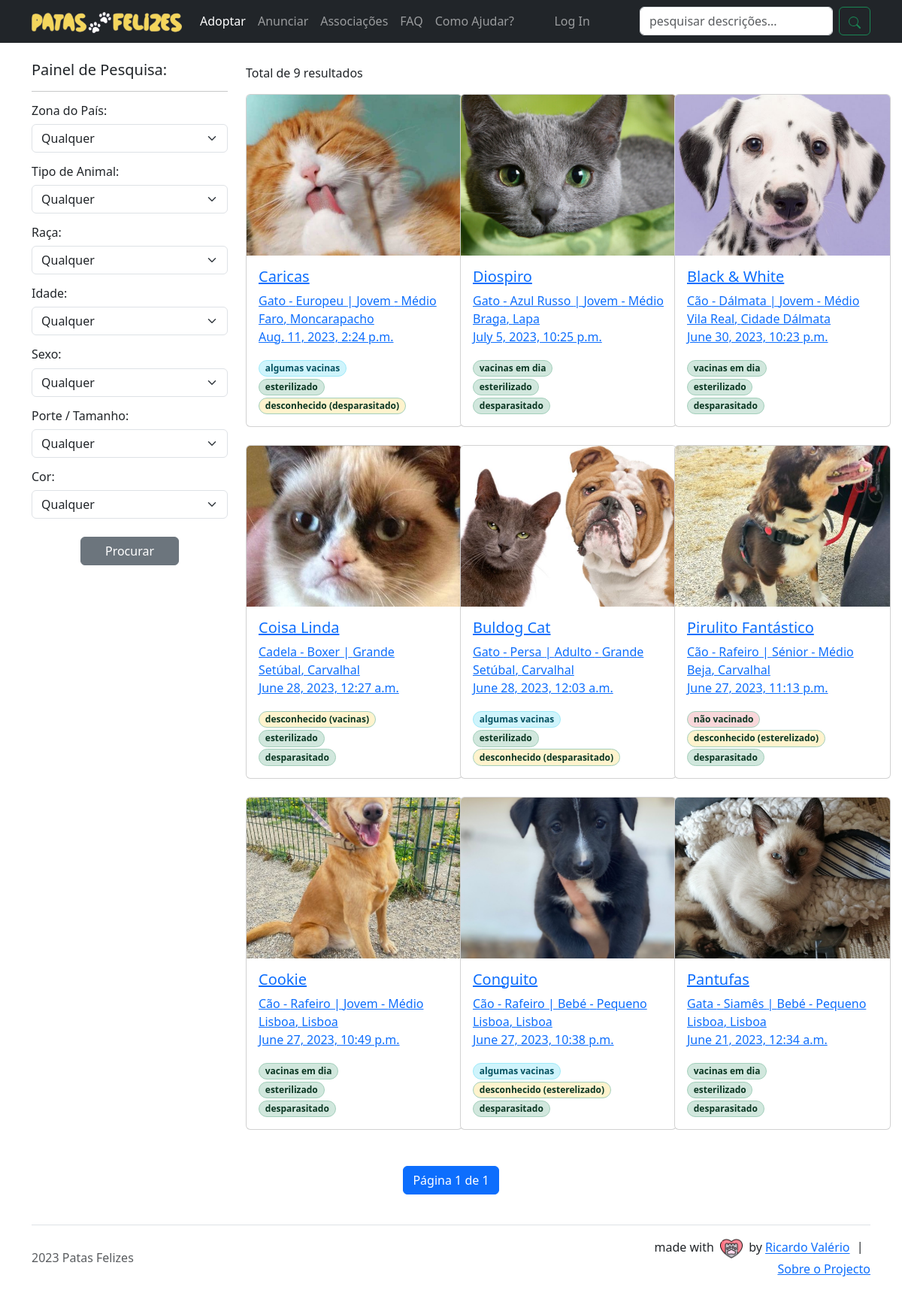
The page / on the database its author committed.
### animais_para_adocao/models.py (models this page shows, shortened)
class AnuncioAnimal(models.Model):
	nome                  = models.CharField(max_length=20)
	id_tipo_de_animal_fk  = models.ForeignKey(TipoDeAnimal, on_delete=models.CASCADE)
	id_raca_fk            = models.ForeignKey(Raca, on_delete=models.CASCADE)
	id_idade_fk           = models.ForeignKey(Idade, on_delete=models.CASCADE)
	id_porte_tamanho_fk   = models.ForeignKey(PorteTamanho, on_delete=models.CASCADE)
	id_cor_do_pelo_fk     = models.ForeignKey(CorDoPelo, on_delete=models.CASCADE)
	sexo                  = models.CharField(max_length=10, choices=[('1', "Fêmea"), ('2', "Macho")])
	imagem                = models.ImageField(upload_to='imagens/animais/', blank=False)
	descricao_do_animal   = models.TextField()
	esterilizado = models.CharField(
		max_length=10,
		choices=[
			('1', "Esterilizado"),
			('2', "Não Esterilizado"),
			('3', "Desconhecido")
		]
	)
	vacinado = models.CharField(
		max_length=10,
		choices=[
			('1', "Vacinas em Dia"),
			('2', "Algumas Vacinas"),
			('3', "Não Vacinado"),
			('4', "Desconhecido")
		]
	)
	desparasitado = models.CharField(
		max_length=10,
		choices=[
			('1', "Desparasitado"),
			('2', "Não Desparasitado"),
			('3', "Desconhecido")
		]
	)
	user 						   = models.ForeignKey(User, on_delete=models.CASCADE)
	nome_anunciante                = models.CharField(max_length=50)
	id_zona_do_pais_fk             = models.ForeignKey(ZonasDoPais, on_delete=models.CASCADE)
	localidade_anunciante          = models.CharField(max_length=20)
	contacto_telefonico_anunciante = models.CharField(max_length=9)
	email_anunciante               = models.CharField(max_length=100)
	datetime_anuncio               = models.DateTimeField(auto_now_add=True)
	anuncio_estado 				   = models.BooleanField(default=True)
	class Meta:
		verbose_name_plural = "Anúncio do Animal"

class Raca(models.Model):
	raca 			  = models.CharField(max_length=50)
	tipo_de_animal_fk = models.ForeignKey(TipoDeAnimal, on_delete=models.CASCADE)
	class Meta:
		verbose_name_plural = "Raça"

class Idade(models.Model):
	idade = models.CharField(max_length=20)
	class Meta:
		verbose_name_plural = "Idade"

class PorteTamanho(models.Model):
	porte_tamanho = models.CharField(max_length=20)
	class Meta:
		verbose_name_plural = "Porte / Tamanho"

class ZonasDoPais(models.Model):
	zona_do_pais = models.CharField(max_length=20, verbose_name="Zona do País")
	class Meta:
		verbose_name_plural = "Zona Do País"

### animais_para_adocao/views.py (the view)
# urls.py: path("", views.index, name="index"),
def index(request):
    animais = AnuncioAnimal.objects.filter(anuncio_estado=True).order_by('-datetime_anuncio')
    paginator = Paginator(animais, NUMERO_DE_ANIMAIS_NO_PAGINADOR)
    page_number = request.GET.get("page")
    animais = paginator.get_page(page_number)
    zonas_do_pais  = ZonasDoPais.objects.all()
    tipo_de_animal = TipoDeAnimal.objects.all()
    raca           = Raca.objects.all()
    idade          = Idade.objects.all()
    porte_tamanho  = PorteTamanho.objects.all()
    cor_do_pelo    = CorDoPelo.objects.all()
    context = {
        'animais'        : animais,
        'zonas_do_pais'  : zonas_do_pais,
        'tipo_de_animal' : tipo_de_animal,
        'raca'           : raca,
        'idade'          : idade,
        'porte_tamanho'  : porte_tamanho,
        'cor_do_pelo'    : cor_do_pelo,
        'request'        : request,
    }
    return render(request, "animais_para_adocao/index.html", context)

### animais_para_adocao/models.py (called while the page is built)
	def __str__(self):
		return self.tipo

### animais_para_adocao/templates/animais_para_adocao/index.html (shortened to what this page needs)
{% extends "animais_para_adocao/base.html" %}
{% load static %}
{% block content %}
<div class="container my-4">
      <div class="row">
      <div class="col-3">
      	<h5 class="mb-3 hr">Painel de Pesquisa:</h5>
      	<hr>
      <form id="filtros_form" action="/filtrar" method="GET">
      	<h6 class="mt-3">Zona do País:</h6>
      	<select id="select_zonas_do_pais" class="form-select" name="zonas_do_pais">
      	  <option value="-1">Qualquer</option>
      	</select>
      	<h6 class="mt-3">Tipo de Animal:</h6>
      	<select id="select_tipo_de_animal" class="form-select" name="tipo_de_animal">
      	  <option value="-1">Qualquer</option>
      	</select>
      	<h6 class="mt-3">Raça:</h6>
      	<select id="select_raca" class="form-select" name="raca">
      	  <option value="-1">Qualquer</option>
      	</select>
      	<h6 class="mt-3">Idade:</h6>
      	<select id="select_idade" class="form-select" name="idade">
      	  <option value="-1">Qualquer</option>
      	</select>
      	<h6 class="mt-3">Sexo:</h6>
      	<select id="select_sexo" class="form-select" name="sexo">
      	  <option value="-1">Qualquer</option>
      	</select>
      	<h6 class="mt-3">Porte / Tamanho:</h6>
      	<select id="select_porte_tamanho" class="form-select" name="porte_tamanho">
      	  <option value="-1">Qualquer</option>
      	</select>
      	<h6 class="mt-3">Cor:</h6>
      	<select id="select_cor_do_pelo" class="form-select" name="cor_do_pelo">
      	  <option value="-1">Qualquer</option>
      	</select>
      	<div class="d-grid gap-2 col-6 mx-auto mt-4">
      		<button id="button_procurar" type="submit" class="btn btn-secondary">Procurar</button>
      	</div>
      </form>
      </div>
      <div class="col-9 mt-1">
      	{% if animais|length > 0 %}
      	<p>Total de {{animais.paginator.count}} resultados</p>
      	<div class="row row-cols-1 row-cols-md-3 g-4">
      	{% for animal in animais %}
      	<div class="col">
	      <div class="card d-flex flex-wrap" style="width: 18rem;">
	      	<a href="adoptar/{{animal.id}}">
	        <img src="{% static animal.imagem.url %}" class="card-img-top"
	        		 style="object-fit:cover; min-height: 214px; max-height: 214px;">
	        <div class="card-body">
	          <h5 class="card-title">{{ animal.nome }}</h5>
	          <p class="card-text">
	          	{% if animal.sexo == '1' %}
	          		{% if animal.id_tipo_de_animal_fk.tipo == "Gato" %} Gata {% endif %}
	          		{% if animal.id_tipo_de_animal_fk.tipo == "Cão" %} Cadela {% endif %}
	          	{% else %}
	          		{% if animal.id_tipo_de_animal_fk.tipo == "Gato" %} Gato {% endif %}
	          		{% if animal.id_tipo_de_animal_fk.tipo == "Cão" %} Cão {% endif %}
	          	{% endif %}
	          	- {{ animal.id_raca_fk.raca }} |
	          	{% if animal.id_idade_fk.idade == "Desconhecida" %}
		          		{{ animal.id_porte_tamanho_fk.porte_tamanho }}
	          	{% else %}
	          			{{ animal.id_idade_fk.idade }} - {{ animal.id_porte_tamanho_fk.porte_tamanho }}
	          	{% endif %}
	          	<br>
	          	{{ animal.id_zona_do_pais_fk.zona_do_pais }}, {{ animal.localidade_anunciante }}
	          	<br>
	          	{{ animal.datetime_anuncio }}
	          </p>
	          	{% if animal.vacinado == '1' %}
	          		<span class="badge bg-success-subtle border border-success-subtle text-success-emphasis rounded-pill">
	          			vacinas em dia
	          		</span>
	          	{% endif %}
	          	{% if animal.vacinado == '2' %}
	          		<span class="badge bg-info-subtle border border-info-subtle text-info-emphasis rounded-pill">
	          			algumas vacinas
	          		</span>
	          	{% endif %}
	          	{% if animal.vacinado == '3' %}
	          		<span class="badge bg-danger-subtle border border-success-subtle text-success-emphasis rounded-pill">
	          			não vacinado
	          		</span>
	          	{% endif %}
	          	{% if animal.vacinado == '4' %}
	          		<span class="badge bg-warning-subtle border border-success-subtle text-success-emphasis rounded-pill">
	          			desconhecido (vacinas)
	          		</span>
	          	{% endif %}
	          	<br>
	          	{% if animal.esterilizado == '1' %}
		          <span class="badge bg-success-subtle border border-success-subtle text-success-emphasis rounded-pill">
		          		esterilizado
		          </span>
	          	{% endif %}
	          	{% if animal.esterilizado == '3' %}
		          <span class="badge bg-warning-subtle border border-success-subtle text-success-emphasis rounded-pill">
		          		desconhecido (esterelizado)
		          </span>
	          	{% endif %}
	          	<br>
	          	{% if animal.desparasitado == '1' %}
		          <span class="badge bg-success-subtle border border-success-subtle text-success-emphasis rounded-pill">
		          		desparasitado
		          </span>
	          	{% endif %}
	          	{% if animal.desparasitado == '3' %}
		          <span class="badge bg-warning-subtle border border-success-subtle text-success-emphasis rounded-pill">
		          		desconhecido (desparasitado)
		          </span>
	          	{% endif %}
	        </div>
	      	</a>
	      </div>
	      </div>
      	{% endfor %}
      	</div>
      	{% endif %}
     </div>
    </div>
	</div>
    <nav class="mt-4" aria-label="Pagination">
      <ul class="pagination justify-content-center">
        <li class="page-item active">
        	<span class="page-link">Página {{ animais.number }} de {{ animais.paginator.num_pages }}</span>
        </li>
      </ul>
    </nav>
{% endblock content %}

### animais_para_adocao/templates/animais_para_adocao/base.html (shortened to what this page needs)
<!doctype html>
<html lang="en">
  <head>
    <link href="https://cdn.jsdelivr.net/npm/bootstrap@5.3.0/dist/css/bootstrap.min.css" rel="stylesheet">
  </head>
  <body class="d-flex flex-column min-vh-100">
  	{% include "animais_para_adocao/navbar.html" %}
	  {% block content %}
	  {% endblock content %}
	  {% include "animais_para_adocao/footer.html" %}
  </body>
</html>

### animais_para_adocao/templates/animais_para_adocao/navbar.html (shortened to what this page needs)
{% load static %}
<nav class="navbar navbar-expand-lg navbar-dark bg-dark">
  <div class="container">
    <a class="navbar-brand" href="{% url 'index' %}">
      <img src="{% static 'imagens/logo.png' %}" alt="Patas Felizes" width="200px">
    </a>
    <div class="collapse navbar-collapse" id="navbarSupportedContent">
      <ul class="navbar-nav me-auto mb-2 mb-lg-0">
        <li class="nav-item">
           <a class="nav-link {% if request.path == '/' %} active {% endif %}" aria-current="page" href="{% url 'index' %}">Adoptar</a>
        </li>
        <li class="nav-item">
          <a class="nav-link {% if request.path == '/anunciar' %} active {% endif %}" href="{% url 'anunciar' %}">Anunciar</a>
        </li>
        <li class="nav-item">
          <a class="nav-link {% if request.path == '/associacoes' %} active {% endif %}" href="{% url 'associacoes' %}">Associações</a>
        </li>
        <li class="nav-item">
          <a class="nav-link {% if request.path == '/faq' %} active {% endif %}" href="{% url 'faq' %}">FAQ</a>
        </li>
        <li class="nav-item">
          <a class="nav-link {% if request.path == '/como-ajudar' %} active {% endif %}" href="{% url 'como_ajudar' %}">Como Ajudar?</a>
        </li>
        <li class="nav-item">&nbsp;</li>
        <li class="nav-item">&nbsp;</li>
        <li class="nav-item">&nbsp;</li>
        <li class="nav-item">&nbsp;</li>
        <li class="nav-item">&nbsp;</li>
        <li class="nav-item">&nbsp;</li>
        <li class="nav-item">&nbsp;</li>
        <li class="nav-item">&nbsp;</li>
        <li class="nav-item">&nbsp;</li>
        {% if user.is_authenticated %}
          <ul class="navbar-nav mr-auto">
            <li class="nav-item dropdown">
              <a class="nav-link dropdown-toggle" href="#" id="navbarDropdown" role="button" data-bs-toggle="dropdown" data-toggle="dropdown" aria-haspopup="true" aria-expanded="false">
                Olá {{ user.username }}!
              </a>
              <div class="dropdown-menu" aria-labelledby="navbarDropdown">
                <a class="dropdown-item" href="{% url 'meus_anuncios' %}">Meus Anúncios</a>
                <div class="dropdown-divider"></div>
                <a class="dropdown-item" href="{% url 'logout' %}">Log Out</a>
              </div>
            </li>
          </ul>
        {% else %}
          <li class="nav-item">
            <a class="nav-link {% if request.path == '/accounts/login/' %} active {% endif %}" href="{% url 'login' %}">Log In</a>
          </li>
        {% endif %}
      </ul>
      <form class="d-flex" role="search" action="/procurar">
        <input class="form-control me-2" type="search" placeholder="pesquisar descrições..." aria-label="Search" name="q">
        <button class="btn btn-outline-success" type="submit">
        </button>
      </form>
    </div>
  </div>
</nav>

### animais_para_adocao/templates/animais_para_adocao/footer.html
{% load static %}
<div class="container mt-auto">
  <footer class="d-flex flex-wrap justify-content-between align-items-center py-3 my-4 border-top">
    <p class="col-md-4 mb-0 text-body-secondary">2023 Patas Felizes</p>
    <ul class="nav col-md-4 justify-content-end">
      <li>made with <img src="{% static "imagens/paw.png" %}" width="30" class="mx-1" alt="Patas Felizes"> by <a class="ml-1" href="https://github.com/ricardo-valerio" target="_blank">Ricardo Valério</a></li>
      <span>&ThickSpace; | &ThickSpace;</span>
      <li class="nav-item">
          <a href="{% url 'sobre_o_projecto' %}">Sobre o Projecto</a>
      </li>
    </ul>
  </footer>
</div>

### rows shown on the page
AnuncioAnimal: imagem (picture), nome "Caricas", sexo "Gato", id_raca_fk.raca "Europeu", id_idade_fk.idade "Jovem", id_porte_tamanho_fk.porte_tamanho "Médio", id_zona_do_pais_fk.zona_do_pais "Faro", localidade_anunciante "Moncarapacho", datetime_anuncio "Aug. 11, 2023, 2:24 p.m.", vacinado "algumas vacinas", esterilizado "esterilizado", desparasitado "desconhecido (desparasitado)"
AnuncioAnimal: imagem (picture), nome "Diospiro", sexo "Gato", id_raca_fk.raca "Azul Russo", id_idade_fk.idade "Jovem", id_porte_tamanho_fk.porte_tamanho "Médio", id_zona_do_pais_fk.zona_do_pais "Braga", localidade_anunciante "Lapa", datetime_anuncio "July 5, 2023, 10:25 p.m.", vacinado "vacinas em dia", esterilizado "esterilizado", desparasitado "desparasitado"
AnuncioAnimal: imagem (picture), nome "Black & White", sexo "Cão", id_raca_fk.raca "Dálmata", id_idade_fk.idade "Jovem", id_porte_tamanho_fk.porte_tamanho "Médio", id_zona_do_pais_fk.zona_do_pais "Vila Real", localidade_anunciante "Cidade Dálmata", datetime_anuncio "June 30, 2023, 10:23 p.m.", vacinado "vacinas em dia", esterilizado "esterilizado", desparasitado "desparasitado"
AnuncioAnimal: imagem (picture), nome "Coisa Linda", sexo "Cadela", id_raca_fk.raca "Boxer", id_porte_tamanho_fk.porte_tamanho "Grande", id_zona_do_pais_fk.zona_do_pais "Setúbal", localidade_anunciante "Carvalhal", datetime_anuncio "June 28, 2023, 12:27 a.m.", vacinado "desconhecido (vacinas)", esterilizado "esterilizado", desparasitado "desparasitado"
AnuncioAnimal: imagem (picture), nome "Buldog Cat", sexo "Gato", id_raca_fk.raca "Persa", id_idade_fk.idade "Adulto", id_porte_tamanho_fk.porte_tamanho "Grande", id_zona_do_pais_fk.zona_do_pais "Setúbal", localidade_anunciante "Carvalhal", datetime_anuncio "June 28, 2023, 12:03 a.m.", vacinado "algumas vacinas", esterilizado "esterilizado", desparasitado "desconhecido (desparasitado)"
AnuncioAnimal: imagem (picture), nome "Pirulito Fantástico", sexo "Cão", id_raca_fk.raca "Rafeiro", id_idade_fk.idade "Sénior", id_porte_tamanho_fk.porte_tamanho "Médio", id_zona_do_pais_fk.zona_do_pais "Beja", localidade_anunciante "Carvalhal", datetime_anuncio "June 27, 2023, 11:13 p.m.", vacinado "não vacinado", esterilizado "desconhecido (esterelizado)", desparasitado "desparasitado"
AnuncioAnimal: imagem (picture), nome "Cookie", sexo "Cão", id_raca_fk.raca "Rafeiro", id_idade_fk.idade "Jovem", id_porte_tamanho_fk.porte_tamanho "Médio", id_zona_do_pais_fk.zona_do_pais "Lisboa", localidade_anunciante "Lisboa", datetime_anuncio "June 27, 2023, 10:49 p.m.", vacinado "vacinas em dia", esterilizado "esterilizado", desparasitado "desparasitado"
AnuncioAnimal: imagem (picture), nome "Conguito", sexo "Cão", id_raca_fk.raca "Rafeiro", id_idade_fk.idade "Bebé", id_porte_tamanho_fk.porte_tamanho "Pequeno", id_zona_do_pais_fk.zona_do_pais "Lisboa", localidade_anunciante "Lisboa", datetime_anuncio "June 27, 2023, 10:38 p.m.", vacinado "algumas vacinas", esterilizado "desconhecido (esterelizado)", desparasitado "desparasitado"
AnuncioAnimal: imagem (picture), nome "Pantufas", sexo "Gata", id_raca_fk.raca "Siamês", id_idade_fk.idade "Bebé", id_porte_tamanho_fk.porte_tamanho "Pequeno", id_zona_do_pais_fk.zona_do_pais "Lisboa", localidade_anunciante "Lisboa", datetime_anuncio "June 21, 2023, 12:34 a.m.", vacinado "vacinas em dia", esterilizado "esterilizado", desparasitado "desparasitado"

### other values the page prints
{{ animais.paginator.count }} "9"
{{ animais.number }} "1"
{{ animais.paginator.num_pages }} "1"
